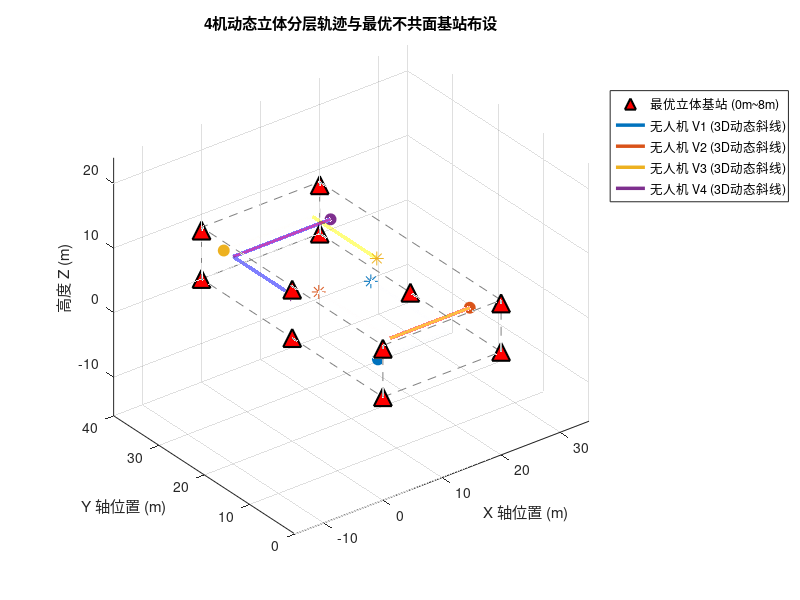

Write MATLAB code to recreate this figure.
% =========================================================================
% generate_data_3D.m (CMLKF 几何最优化版)
% 3D多车(无人机行为) UWB/IMU 协同定位仿真数据生成脚本
% 空间范围：20m x 40m x 8m (高度严格控制在 2m ~ 7m)
% 优化重点：重构基站最大立体非对称拓扑，以及无人机群多高度层动态斜线协同轨迹
% =========================================================================
clc; clear; close all;

%% 1. 全局参数设置与保存路径
dt_imu = 0.01;              % IMU 采样时间 100Hz (0.01s)
dt_uwb = 0.1;               % UWB 采样时间 10Hz (0.1s)
t_end = 300;                % 运行时间 300秒
N_steps = round(t_end / dt_imu) + 1; % 30001 个采样点
Vehicle_num = 4;            % 车辆数量
Anchor_num = 11;             % 基站数量

% 基站高度在 0~8m 范围内实现非对称立体最大化错落

% 4基站
% anchors = [ 0,  0, 0;     % 角落 1：极低位
%            20,  0, 7.5;     % 角落 2：极高位
%            20, 40, 0;     % 角落 3：中低位
%             0, 40, 7.5];    % 角落 4：中高位

% 5基站
% anchors = [ 0,  0, 0;     % 角落 1：极低位
%             20,  0, 7.5;
%            00, 40, 7.5;     % 角落 2：极高位
%            20, 40, 7.5;
%             0, 40, 0];    % 角落 4：中高位

% 6基站
% anchors = [ 0,  0, 0;     % 角落 1：极低位
%             0,  0, 7.5;
%            20,  0, 7.5;     % 角落 2：极高位
%            20, 40, 7.5;
%             0, 40, 0;
%             0, 40, 7.5];    % 角落 4：中高位

% 7基站
% anchors = [ 0,  0, 0;     % 角落 1：极低位
%             0,  0, 7.5;
%            20,  0, 7.5;     % 角落 2：极高位
%            20, 40, 7.5;
%            20, 40, 0;
%             0, 40, 0;
%             0, 40, 7.5];    % 角落 4：中高位

% 8基站
% anchors = [ 0,  0, 0;     % 角落 1：极低位
%             0,  0, 7.5;
%            20,  0, 0;
%            20,  0, 7.5;     % 角落 2：极高位
%            20, 40, 7.5;
%            20, 40, 0;     % 角落 3：中低位
%             0, 40, 0;
%             0, 40, 7.5];    % 角落 4：中高位

% 9基站
% anchors = [ 0,  0, 0;     % 角落 1：极低位
%             0,  0, 7.5;
%            20,  0, 0;
%            20,  0, 7.5;     % 角落 2：极高位
%            20, 40, 7.5;
%            20, 40, 0;     % 角落 3：中低位
%             0, 40, 0;
%             0, 40, 7.5;
%             0, 20, 0;];    % 角落 4：中高位

% 10基站
% anchors = [ 0,  0, 0;     % 角落 1：极低位
%             0,  0, 7.5;
%            20,  0, 0;
%            20,  0, 7.5;     % 角落 2：极高位
%            20, 40, 7.5;
%            20, 40, 0;     % 角落 3：中低位
%             0, 40, 0;
%             0, 40, 7.5;
%             0, 20, 0;
%             20, 20, 0;];    % 角落 4：中高位

% 11基站
anchors = [ 0,  0, 0;     % 角落 1：极低位
            0,  0, 7.5;
           20,  0, 0;
           20,  0, 7.5;     % 角落 2：极高位
           20, 40, 7.5;
           20, 40, 0;     % 角落 3：中低位
            0, 40, 0;
            0, 40, 7.5;
            0, 20, 0;
            20, 20, 0;
            0, 20, 7.5;];    % 角落 4：中高位

% 保存路径
save_dir = 'E:\SE3_MLKF\Data'; 
trajectories_mat_name = sprintf('Trj_data_Veh%d_Anc%d_3D.mat', Vehicle_num, Anchor_num);
   
% 噪声参数
IMU_noise_params.sigma_na = 0.03;      
IMU_noise_params.sigma_nw = 0.003;     
IMU_noise_params.sigma_ba = 0.001;     
IMU_noise_params.sigma_bw = 0.0001;    
UWB_noise_params.sigma_anc = 0.3;     
UWB_noise_params.sigma_rel = 0.3;  

%% 2. 独立车辆动力学规划 (3秒平滑原地转弯 + 持续三维斜线飞行)
% 初始状态规划：[X, Y, Z, 初始速率, 初始航向角]
% 高度均限制在 2m ~ 7m 范围内，各自占据不同的起始高度层
init_configs = [
    3,   5,  2.5,  0.10,  0;      % V1: 低空层(2.5m)， 偏南，朝东，后续北转
   17,   3,  6.5,  0.10,  pi;     % V2: 高空层(6.5m)， 偏南，朝西，后续北转
    3,  39,  3.8,  0.10,  0;      % V3: 中低层(3.8m)， 偏北，朝东，后续南转
   18,  35,  5.2,  0.10,  pi;     % V4: 中高层(5.2m)， 偏北，朝西，后续南转
];

trajectories = struct();
for n = 1:Vehicle_num
    v_name = sprintf('V%d', n);
    cfg = init_configs(n, :);
    
    P_true = zeros(N_steps, 3);
    V_true = zeros(N_steps, 3);
    A_true = zeros(N_steps, 3);
    Theta_true = zeros(N_steps, 1);
    
    % 初始条件
    P_true(1, :) = cfg(1:3);
    v_mag = cfg(4);
    th_curr = cfg(5);
    V_true(1, :) = [v_mag * cos(th_curr), v_mag * sin(th_curr), 0];
    Theta_true(1) = th_curr;
    
    % 计算转弯过渡段的时间窗
    t_turn_start = 120 + (n-1)*15; % 错开转弯时间：V1:120s, V2:135s, V3:150s, V4:165s
    t_turn_end = t_turn_start + 3;
    
    for k = 2:N_steps
        t = (k-1) * dt_imu;
        a_curr = [0; 0; 0]; % 默认 Z 轴加速度全程为 0
        th_curr = Theta_true(k-1);
        
        switch n
            case 1  % V1: 高度恒定 2.5m。东行巡航 -> 120s时原地左转 -> 向北巡航
                if t < t_turn_start
                    th_curr = 0; a_curr = [0; 0; 0];
                elseif t >= t_turn_start && t <= t_turn_end
                    a_curr = [0; 0; 0]; V_true(k-1, 1:2) = 0; % 原地转弯，水平速度置零
                    th_curr = 0 + (pi/2)/3 * (t - t_turn_start); % 3秒平滑左转90度(朝北)
                elseif t > t_turn_end && t <= t_turn_end + 10
                    th_curr = pi/2; a_curr = [0; 0.01; 0]; % 转弯后水平加速 10s 恢复航速
                else
                    th_curr = pi/2; a_curr = [0; 0; 0];    % 匀速北行
                end
                
            case 2  % V2: 高度恒定 6.5m。西行巡航 -> 135s时原地右转 -> 向北巡航
                if t < t_turn_start
                    th_curr = pi; a_curr = [0; 0; 0];
                elseif t >= t_turn_start && t <= t_turn_end
                    a_curr = [0; 0; 0]; V_true(k-1, 1:2) = 0;
                    th_curr = pi - (pi/2)/3 * (t - t_turn_start); % 3秒平滑右转90度(朝北)
                elseif t > t_turn_end && t <= t_turn_end + 10
                    th_curr = pi/2; a_curr = [0; 0.01; 0]; % 转弯后水平加速 10s
                else
                    th_curr = pi/2; a_curr = [0; 0; 0];
                end
                
            case 3  % V3: 高度恒定 3.8m。东行巡航 -> 150s时原地右转 -> 向南巡航
                if t < t_turn_start
                    th_curr = 0; a_curr = [0; 0; 0];
                elseif t >= t_turn_start && t <= t_turn_end
                    a_curr = [0; 0; 0]; V_true(k-1, 1:2) = 0;
                    th_curr = 0 - (pi/2)/3 * (t - t_turn_start); % 3秒平滑右转90度(朝南)
                elseif t > t_turn_end && t <= t_turn_end + 10
                    th_curr = -pi/2; a_curr = [0; -0.01; 0]; % 转弯后水平加速 10s
                else
                    th_curr = -pi/2; a_curr = [0; 0; 0];
                end
                
            case 4  % V4: 高度恒定 5.2m。西行巡航 -> 165s时原地左转 -> 向南巡航
                if t < t_turn_start
                    th_curr = pi; a_curr = [0; 0; 0];
                elseif t >= t_turn_start && t <= t_turn_end
                    a_curr = [0; 0; 0]; V_true(k-1, 1:2) = 0;
                    th_curr = pi + (pi/2)/3 * (t - t_turn_start); % 3秒平滑左转90度(朝南)
                elseif t > t_turn_end && t <= t_turn_end + 10
                    th_curr = 3*pi/2; a_curr = [0; -0.01; 0]; % 转弯后水平加速 10s
                else
                    th_curr = 3*pi/2; a_curr = [0; 0; 0];
                end
        end
        
        % 严格物理积分更新
        A_true(k-1, :) = a_curr';
        V_true(k, :)   = V_true(k-1, :) + A_true(k-1, :) * dt_imu;
        P_true(k, :)   = P_true(k-1, :) + V_true(k-1, :) * dt_imu + 0.5 * A_true(k-1, :) * dt_imu^2;
        Theta_true(k)  = th_curr;
    end
    A_true(end, :) = [0, 0, 0];



    % 保存真值分量
    trajectories.(v_name).Time_true = (0:dt_imu:t_end)';
    trajectories.(v_name).X_true = P_true(:, 1);
    trajectories.(v_name).Y_true = P_true(:, 2);
    trajectories.(v_name).Z_true = P_true(:, 3);
    trajectories.(v_name).Vx_true = V_true(:, 1);
    trajectories.(v_name).Vy_true = V_true(:, 2);
    trajectories.(v_name).Vz_true = V_true(:, 3);
    trajectories.(v_name).Theta_true = Theta_true;
    
    % 旋转矩阵序列 R_true
    R_true = zeros(3, 3, N_steps);
    for k = 1:N_steps
        th = Theta_true(k);
        R_true(:, :, k) = [
            cos(th), -sin(th), 0;
            sin(th),  cos(th), 0;
            0,        0,       1
        ];
    end
    trajectories.(v_name).R_true = R_true;
end

%% 3. 生成含有零偏与白噪声的 100Hz 3D IMU 测量信号
for n = 1:Vehicle_num
    v_name = sprintf('V%d', n);
    veh = trajectories.(v_name);
    
    % 计算理想 3D 角速度
    theta_unwrapped = unwrap(veh.Theta_true);
    wz_true = gradient(theta_unwrapped, dt_imu);
    omega_body_ideal = [zeros(N_steps, 2), wz_true];
    
    % 计算理想特定力：f = R^T * (a - g)
    a_body_ideal = zeros(N_steps, 3);
    g_vec = [0; 0; -9.81];
    for k = 1:N_steps
        R_k = veh.R_true(:, :, k);
        a_world = [A_true(k, 1); A_true(k, 2); A_true(k, 3)];
        a_body_ideal(k, :) = (R_k' * (a_world - g_vec))';
    end
    
    % 模拟高保真零偏游走
    ba_init = (rand(1, 3) - 0.5) * 0.1;    
    bw_init = (rand(1, 3) - 0.5) * 0.01;
    b_a = ba_init + cumsum(randn(N_steps, 3) * IMU_noise_params.sigma_ba * sqrt(dt_imu), 1);
    b_w = bw_init + cumsum(randn(N_steps, 3) * IMU_noise_params.sigma_bw * sqrt(dt_imu), 1);
    
    % 叠加噪声
    acc_noise = randn(N_steps, 3) * IMU_noise_params.sigma_na;
    gyro_noise = randn(N_steps, 3) * IMU_noise_params.sigma_nw;
    
    acc_m = a_body_ideal + b_a + acc_noise;
    gyro_m = omega_body_ideal + b_w + gyro_noise;
    
    % 保存 IMU 数据
    trajectories.(v_name).IMU_Time = veh.Time_true;
    trajectories.(v_name).IMU_acc_m = acc_m;
    trajectories.(v_name).IMU_gyro_m = gyro_m;
    trajectories.(v_name).IMU_bias_a_true = b_a;
    trajectories.(v_name).IMU_bias_w_true = b_w;
end

%% 4. 生成 10Hz 同步 UWB 测距信号
idx_uwb = 1:10:N_steps;
t_uwb = trajectories.V1.Time_true(idx_uwb);
N_uwb = length(t_uwb);
pos_true_uwb = zeros(N_uwb, 3, Vehicle_num);
for n = 1:Vehicle_num
    v_name = sprintf('V%d', n);
    pos_true_uwb(:, 1, n) = trajectories.(v_name).X_true(idx_uwb);
    pos_true_uwb(:, 2, n) = trajectories.(v_name).Y_true(idx_uwb);
    pos_true_uwb(:, 3, n) = trajectories.(v_name).Z_true(idx_uwb);
end
for n = 1:Vehicle_num
    v_name = sprintf('V%d', n);
    
    % A. UWB 基站 3D 测距
    UWB_Anchor = zeros(N_uwb, 1 + Anchor_num);
    UWB_Anchor(:, 1) = t_uwb;
    for a_idx = 1:Anchor_num
        dx = pos_true_uwb(:, 1, n) - anchors(a_idx, 1);
        dy = pos_true_uwb(:, 2, n) - anchors(a_idx, 2);
        dz = pos_true_uwb(:, 3, n) - anchors(a_idx, 3);
        dist_true = sqrt(dx.^2 + dy.^2 + dz.^2);
        
        UWB_Anchor(:, 1 + a_idx) = dist_true + randn(N_uwb, 1) * UWB_noise_params.sigma_anc;
    end
    trajectories.(v_name).UWB_Anchor = UWB_Anchor;
    
    % B. UWB 3D 车间相对测距
    UWB_Relative = zeros(N_uwb, 1 + Vehicle_num);
    UWB_Relative(:, 1) = t_uwb;
    for j = 1:Vehicle_num
        if n == j
            UWB_Relative(:, 1 + j) = NaN;
        else
            dx = pos_true_uwb(:, 1, n) - pos_true_uwb(:, 1, j);
            dy = pos_true_uwb(:, 2, n) - pos_true_uwb(:, 2, j);
            dz = pos_true_uwb(:, 3, n) - pos_true_uwb(:, 3, j);
            dist_true = sqrt(dx.^2 + dy.^2 + dz.^2);
            
            UWB_Relative(:, 1 + j) = dist_true + randn(N_uwb, 1) * UWB_noise_params.sigma_rel;
        end
    end
    trajectories.(v_name).UWB_Relative = UWB_Relative;
end

%% 5. 轨迹可视化 (三维立体作图以确认高度不共面)
figure('Name', 'Multi-Agent 最优 3D 协同定位拓扑轨迹', 'Position', [100, 100, 850, 650]);
hold on; grid on; axis equal;
xlabel('X 轴位置 (m)'); ylabel('Y 轴位置 (m)'); zlabel('高度 Z (m)');
title('4机动态立体分层轨迹与最优不共面基站布设');

% 绘制边界立体框
line([0, 20, 20, 0, 0], [0, 0, 40, 40, 0], [0, 0, 0, 0, 0], 'Color', [0.5,0.5,0.5], 'LineStyle', '--');
line([0, 20, 20, 0, 0], [0, 0, 40, 40, 0], [8, 8, 8, 8, 8], 'Color', [0.5,0.5,0.5], 'LineStyle', '--');
for corner = [0, 20]
    for side = [0, 40]
        line([corner, corner], [side, side], [0, 8], 'Color', [0.5,0.5,0.5], 'LineStyle', '--');
    end
end

% 绘制最优不共面基站
h_anchor = plot3(anchors(:,1), anchors(:,2), anchors(:,3), '^', 'MarkerSize', 13, ...
    'MarkerFaceColor', 'r', 'MarkerEdgeColor', 'k', 'LineWidth', 1.5, 'DisplayName', '最优立体基站 (0m~8m)');

colors = lines(Vehicle_num);
h_traj = zeros(1, Vehicle_num);
for n = 1:Vehicle_num
    v_data = trajectories.(sprintf('V%d', n));
    h_traj(n) = plot3(v_data.X_true, v_data.Y_true, v_data.Z_true, 'Color', colors(n,:), 'LineWidth', 2.5, ...
        'DisplayName', sprintf('无人机 V%d (3D动态斜线)', n));
    
    % 标记起始点和终点
    plot3(v_data.X_true(1), v_data.Y_true(1), v_data.Z_true(1), 'o', 'MarkerSize', 8, 'MarkerFaceColor', colors(n,:), 'Color', colors(n,:));
    plot3(v_data.X_true(end), v_data.Y_true(end), v_data.Z_true(end), '*', 'MarkerSize', 10, 'Color', colors(n,:));
end
view(3); 
legend([h_anchor, h_traj], 'Location', 'northeastoutside');
hold off;

%% 6. 数据保存
if ~exist(save_dir, 'dir')
    mkdir(save_dir);
end
save_path = fullfile(save_dir, trajectories_mat_name);
save(save_path, 'trajectories', 'anchors', 'IMU_noise_params', 'UWB_noise_params', 'Vehicle_num', 'Anchor_num');
fprintf('CMLKF 优化版 3D 仿真数据生成成功，已保存至：%s\n', save_path);
